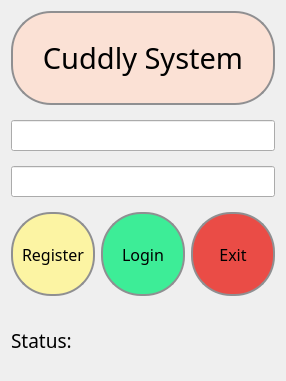
<?xml version="1.0" encoding="UTF-8"?>
<ui version="4.0">
 <class>entry</class>
 <widget class="QWidget" name="entry">
  <property name="geometry">
   <rect>
    <x>0</x>
    <y>0</y>
    <width>286</width>
    <height>381</height>
   </rect>
  </property>
  <property name="windowTitle">
   <string>entry</string>
  </property>
  <layout class="QGridLayout" name="gridLayout">
   <item row="0" column="0">
    <layout class="QVBoxLayout" name="verticalLayout">
     <property name="spacing">
      <number>15</number>
     </property>
     <item>
      <widget class="QPushButton" name="pushButton">
       <property name="font">
        <font>
         <family>Manjari</family>
         <pointsize>22</pointsize>
        </font>
       </property>
       <property name="styleSheet">
        <string notr="true">QPushButton {
    border: 2px solid #8f8f91;
    border-radius: 40px;
    background-color: #fbe1d5;
    min-width: 260px;
	min-height: 90px;
}</string>
       </property>
       <property name="text">
        <string>Cuddly System</string>
       </property>
      </widget>
     </item>
     <item>
      <widget class="QLineEdit" name="Username">
       <property name="palette">
        <palette>
         <active>
          <colorrole role="WindowText">
           <brush brushstyle="SolidPattern">
            <color alpha="255">
             <red>142</red>
             <green>142</green>
             <blue>142</blue>
            </color>
           </brush>
          </colorrole>
          <colorrole role="Text">
           <brush brushstyle="SolidPattern">
            <color alpha="255">
             <red>142</red>
             <green>142</green>
             <blue>142</blue>
            </color>
           </brush>
          </colorrole>
          <colorrole role="ButtonText">
           <brush brushstyle="SolidPattern">
            <color alpha="255">
             <red>142</red>
             <green>142</green>
             <blue>142</blue>
            </color>
           </brush>
          </colorrole>
         </active>
         <inactive>
          <colorrole role="WindowText">
           <brush brushstyle="SolidPattern">
            <color alpha="255">
             <red>142</red>
             <green>142</green>
             <blue>142</blue>
            </color>
           </brush>
          </colorrole>
          <colorrole role="Text">
           <brush brushstyle="SolidPattern">
            <color alpha="255">
             <red>142</red>
             <green>142</green>
             <blue>142</blue>
            </color>
           </brush>
          </colorrole>
          <colorrole role="ButtonText">
           <brush brushstyle="SolidPattern">
            <color alpha="255">
             <red>142</red>
             <green>142</green>
             <blue>142</blue>
            </color>
           </brush>
          </colorrole>
         </inactive>
         <disabled>
          <colorrole role="WindowText">
           <brush brushstyle="SolidPattern">
            <color alpha="255">
             <red>142</red>
             <green>142</green>
             <blue>142</blue>
            </color>
           </brush>
          </colorrole>
          <colorrole role="Text">
           <brush brushstyle="SolidPattern">
            <color alpha="255">
             <red>142</red>
             <green>142</green>
             <blue>142</blue>
            </color>
           </brush>
          </colorrole>
          <colorrole role="ButtonText">
           <brush brushstyle="SolidPattern">
            <color alpha="255">
             <red>142</red>
             <green>142</green>
             <blue>142</blue>
            </color>
           </brush>
          </colorrole>
         </disabled>
        </palette>
       </property>
       <property name="font">
        <font>
         <family>Manjari</family>
         <pointsize>12</pointsize>
         <stylestrategy>PreferAntialias</stylestrategy>
         <kerning>true</kerning>
        </font>
       </property>
       <property name="cursor">
        <cursorShape>IBeamCursor</cursorShape>
       </property>
       <property name="styleSheet">
        <string notr="true">QLineEdit {
	color: #8e8e8e;
}</string>
       </property>
       <property name="text">
        <string/>
       </property>
       <property name="alignment">
        <set>Qt::AlignBottom|Qt::AlignHCenter</set>
       </property>
      </widget>
     </item>
     <item>
      <widget class="QLineEdit" name="Password">
       <property name="font">
        <font>
         <family>Manjari</family>
         <pointsize>12</pointsize>
         <stylestrategy>PreferAntialias</stylestrategy>
        </font>
       </property>
       <property name="styleSheet">
        <string notr="true"/>
       </property>
       <property name="text">
        <string/>
       </property>
       <property name="frame">
        <bool>true</bool>
       </property>
       <property name="echoMode">
        <enum>QLineEdit::Password</enum>
       </property>
       <property name="alignment">
        <set>Qt::AlignCenter</set>
       </property>
      </widget>
     </item>
     <item>
      <layout class="QHBoxLayout" name="horizontalLayout">
       <item>
        <widget class="QPushButton" name="PB_register">
         <property name="font">
          <font>
           <family>Manjari</family>
           <pointsize>12</pointsize>
          </font>
         </property>
         <property name="styleSheet">
          <string notr="true">QPushButton {
    border: 2px solid #8f8f91;
    border-radius: 40px;
    background-color: #fcf4a3;
    min-width: 80px;
	min-height: 80px;
}</string>
         </property>
         <property name="text">
          <string>Register</string>
         </property>
        </widget>
       </item>
       <item>
        <widget class="QPushButton" name="loginButton">
         <property name="font">
          <font>
           <family>Manjari</family>
           <pointsize>12</pointsize>
          </font>
         </property>
         <property name="styleSheet">
          <string notr="true">QPushButton {
    border: 2px solid #8f8f91;
    border-radius: 40px;
    background-color: #3ded97;
    min-width: 80px;
	min-height: 80px;
}</string>
         </property>
         <property name="text">
          <string>Login</string>
         </property>
        </widget>
       </item>
       <item>
        <widget class="QPushButton" name="ExitButton">
         <property name="font">
          <font>
           <family>Manjari</family>
           <pointsize>12</pointsize>
          </font>
         </property>
         <property name="styleSheet">
          <string notr="true">QPushButton {
    border: 2px solid #8f8f91;
    border-radius: 40px;
    background-color: #ea4c46;
    min-width: 80px;
	min-height: 80px;
}</string>
         </property>
         <property name="text">
          <string>Exit</string>
         </property>
        </widget>
       </item>
      </layout>
     </item>
     <item>
      <widget class="QLabel" name="statuslabel">
       <property name="font">
        <font>
         <family>Manjari</family>
         <pointsize>14</pointsize>
        </font>
       </property>
       <property name="text">
        <string>Status:</string>
       </property>
      </widget>
     </item>
    </layout>
   </item>
  </layout>
 </widget>
 <layoutdefault spacing="6" margin="11"/>
 <resources/>
 <connections/>
</ui>
